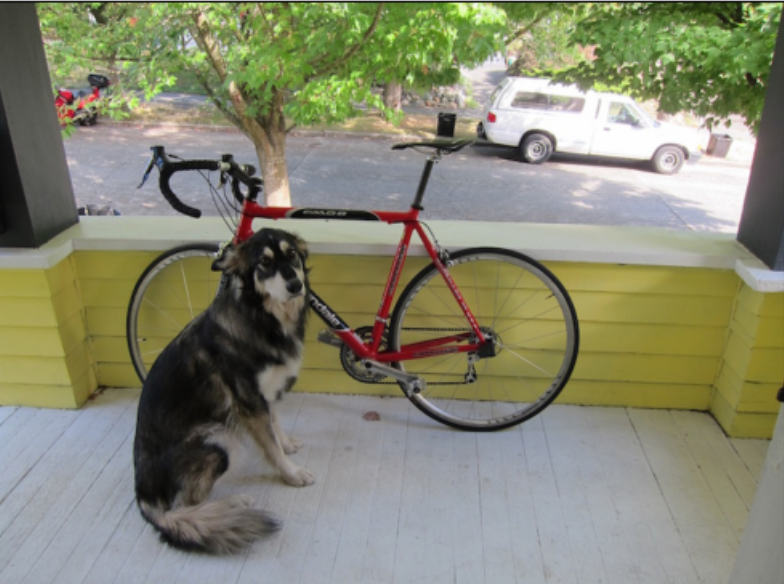
#> input picture examples/mobilenet_v3/db.png, 784 x 584 px
$ python convert_image.py db.png
#> lines starting #> are read from the running program, lines starting #| are printed output that depends on the picture
#!/usr/bin/env python3
"""Convert any image to the raw float32 NCHW format required by MobileNetV3.

Usage:
    python3 convert_image.py                           # converts default sample image
    python3 convert_image.py photo.jpg                 # converts photo.jpg
    python3 convert_image.py photo.jpg -o input.rgb    # custom output name
    python3 convert_image.py photo.jpg --size 224      # custom size (default: 224)

Output: a raw binary file with shape [1, 3, H, W] as float32, pixel values in [0, 1].

NOTE: This MobileNet ONNX model already includes Sub/Div ops for ImageNet
      normalization as its first two graph nodes. Pass raw [0,1]-scaled pixels;
      do NOT apply external normalization (the --normalize flag is available
      for models that lack internal normalization).
"""

from __future__ import annotations

import argparse
import os
import struct
import sys
from pathlib import Path

# Default sample image shipped with the example
DEFAULT_IMAGE = os.path.join(os.path.dirname(__file__), "nyc-complete-street-brooklyn-cropped.webp")


def convert_image(
    input_path: str,
    output_path: str,
    size: int = 224,
    normalize: bool = True,
) -> None:
    """Load an image, resize to (size, size), normalize, and save as raw float32 NCHW."""
#> called with input_path = 'db.png', output_path = 'examples/mobilenet_v3/db.rgb', size = 224, normalize = False
    try:
        from PIL import Image
    except ImportError:
        print("ERROR: Pillow is required. Install it with: pip install Pillow", file=sys.stderr)
        sys.exit(1)

    img = Image.open(input_path).convert("RGB")
    orig_w, orig_h = img.size
#> orig_w = 784; orig_h = 584

    # Center-crop to square, then resize (matches standard ImageNet preprocessing)
    crop_size = min(orig_w, orig_h)
#> crop_size = 584
    left = (orig_w - crop_size) // 2
#> left = 100
    top = (orig_h - crop_size) // 2
#> top = 0
    img = img.crop((left, top, left + crop_size, top + crop_size))
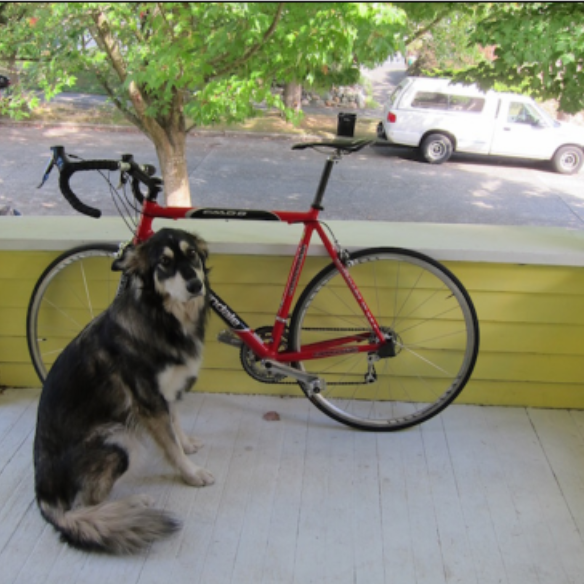
#> img: PIL image 584x584 RGB; mean R, G, B 133.7, 134.8, 114.9
    img = img.resize((size, size), Image.LANCZOS)
#> img: PIL image 224x224 RGB

    # Convert to float32 array [H, W, C]
    pixels = list(img.getdata())  # list of (R, G, B) tuples
#> pixels = 50176 items
    h, w = size, size

    # ImageNet normalization constants
    mean = (0.485, 0.456, 0.406)
    std = (0.229, 0.224, 0.225)

    # Pack as NCHW: [1, 3, H, W] = 1*3*224*224 = 150528 floats
    float_data = []
    for c in range(3):  # R, G, B channels
        for row in range(h):
            for col in range(w):
                pixel_idx = row * w + col
                val = pixels[pixel_idx][c] / 255.0
                if normalize:
                    val = (val - mean[c]) / std[c]
                float_data.append(val)
#> after the loop, float_data = 150528 items

    # Write raw float32 binary
    raw = struct.pack(f"<{len(float_data)}f", *float_data)
    Path(output_path).write_bytes(raw)

    n_floats = len(float_data)
#> n_floats = 150528
    n_bytes = len(raw)
#> n_bytes = 602112

    print(f"Converted: {input_path}")
    print(f"  Original:   {orig_w}×{orig_h}")
#|   Original:   784×584
    print(f"  Resized:    {size}×{size} (center-cropped)")
    print(f"  Normalized: {'ImageNet (mean/std)' if normalize else 'raw [0,1]'}")
    print(f"  Shape:      [1, 3, {h}, {w}] ({n_floats} floats)")
#|   Shape:      [1, 3, 224, 224] (150528 floats)
    print(f"  Output:     {output_path} ({n_bytes:,} bytes)")
#|   Output:     examples/mobilenet_v3/db.rgb (602,112 bytes)


def main():
    parser = argparse.ArgumentParser(
        description="Convert an image to MobileNetV3 raw float32 input format"
    )
    parser.add_argument(
        "image",
        nargs="?",
        default=DEFAULT_IMAGE,
        help=f"Input image path (default: {os.path.basename(DEFAULT_IMAGE)})",
    )
    parser.add_argument(
        "-o", "--output",
        default=None,
        help="Output .rgb file path (default: <input_stem>.rgb in same directory as this script)",
    )
    parser.add_argument(
        "--size",
        type=int,
        default=224,
        help="Resize to size×size (default: 224)",
    )
    parser.add_argument(
        "--normalize",
        action="store_true",
        help="Apply ImageNet normalization (only for models without internal norm ops)",
    )
    args = parser.parse_args()

    if not os.path.exists(args.image):
        print(f"ERROR: Image not found: {args.image}", file=sys.stderr)
        sys.exit(1)

    if args.output is None:
        stem = Path(args.image).stem
        script_dir = os.path.dirname(os.path.abspath(__file__))
        args.output = os.path.join(script_dir, f"{stem}.rgb")

    convert_image(
        args.image,
        args.output,
        size=args.size,
        normalize=args.normalize,
    )


if __name__ == "__main__":
    main()
